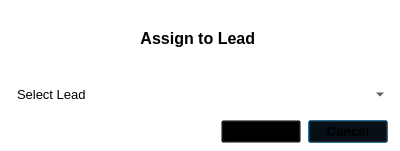
<?xml version="1.0" encoding="UTF-8"?>
<ui version="4.0">
 <class>Lead_Assign_Dialog</class>
 <widget class="QDialog" name="Lead_Assign_Dialog">
  <property name="geometry">
   <rect>
    <x>0</x>
    <y>0</y>
    <width>400</width>
    <height>151</height>
   </rect>
  </property>
  <property name="windowTitle">
   <string>Dialog</string>
  </property>
  <property name="styleSheet">
   <string notr="true">background:transparent</string>
  </property>
  <layout class="QGridLayout" name="gridLayout">
   <property name="leftMargin">
    <number>0</number>
   </property>
   <property name="topMargin">
    <number>0</number>
   </property>
   <property name="rightMargin">
    <number>0</number>
   </property>
   <property name="bottomMargin">
    <number>0</number>
   </property>
   <property name="spacing">
    <number>0</number>
   </property>
   <item row="0" column="0">
    <widget class="QFrame" name="frame">
     <property name="styleSheet">
      <string notr="true"/>
     </property>
     <property name="frameShape">
      <enum>QFrame::StyledPanel</enum>
     </property>
     <property name="frameShadow">
      <enum>QFrame::Raised</enum>
     </property>
     <layout class="QGridLayout" name="gridLayout_2">
      <property name="leftMargin">
       <number>11</number>
      </property>
      <property name="topMargin">
       <number>7</number>
      </property>
      <property name="rightMargin">
       <number>11</number>
      </property>
      <property name="bottomMargin">
       <number>7</number>
      </property>
      <property name="horizontalSpacing">
       <number>7</number>
      </property>
      <property name="verticalSpacing">
       <number>17</number>
      </property>
      <item row="2" column="2">
       <widget class="QPushButton" name="lead_cancel_btn">
        <property name="font">
         <font>
          <pointsize>10</pointsize>
          <weight>75</weight>
          <bold>true</bold>
         </font>
        </property>
        <property name="text">
         <string>Cancel</string>
        </property>
       </widget>
      </item>
      <item row="2" column="1">
       <widget class="QPushButton" name="lead_assign_btn">
        <property name="font">
         <font>
          <pointsize>10</pointsize>
          <weight>75</weight>
          <bold>true</bold>
         </font>
        </property>
        <property name="text">
         <string>Assign</string>
        </property>
       </widget>
      </item>
      <item row="2" column="0">
       <spacer name="horizontalSpacer">
        <property name="orientation">
         <enum>Qt::Horizontal</enum>
        </property>
        <property name="sizeHint" stdset="0">
         <size>
          <width>40</width>
          <height>20</height>
         </size>
        </property>
       </spacer>
      </item>
      <item row="1" column="0" colspan="3">
       <widget class="QComboBox" name="sel_lead_cb">
        <property name="font">
         <font>
          <pointsize>10</pointsize>
         </font>
        </property>
        <property name="styleSheet">
         <string notr="true">border:none</string>
        </property>
        <item>
         <property name="text">
          <string>Select Lead</string>
         </property>
        </item>
       </widget>
      </item>
      <item row="0" column="0" colspan="3">
       <widget class="QLabel" name="label">
        <property name="font">
         <font>
          <pointsize>12</pointsize>
          <weight>75</weight>
          <bold>true</bold>
         </font>
        </property>
        <property name="text">
         <string>Assign to Lead </string>
        </property>
        <property name="alignment">
         <set>Qt::AlignCenter</set>
        </property>
       </widget>
      </item>
     </layout>
    </widget>
   </item>
  </layout>
 </widget>
 <resources>
  <include location="../../files.qrc"/>
 </resources>
 <connections/>
</ui>
